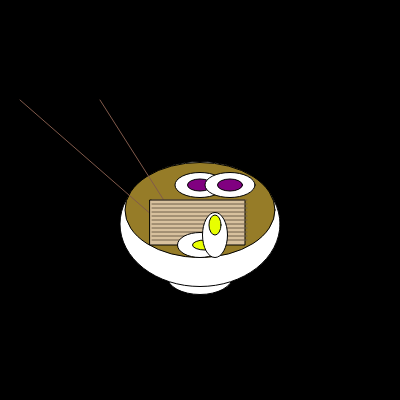
Frame 1 (no input)
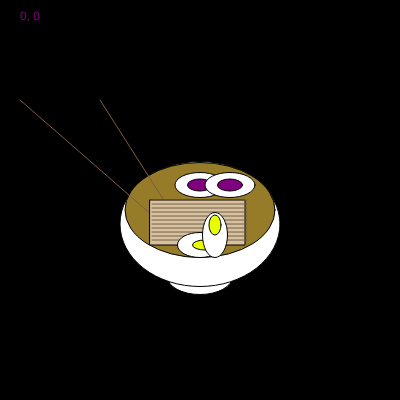
Frame 60 (no input)
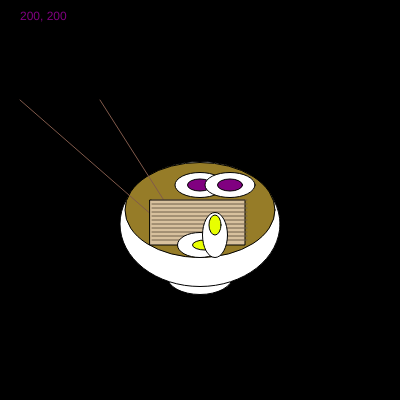
Frame 120 (the mouse pressed at the canvas centre since frame 60)

The p5.js sketch that drew these frames (run headless with seeded random() and noise() and a simulated clock; from frame 60 on, the mouse is pressed at the canvas centre):

// p5.js sketch
// ── sketch.js
function setup() {
  createCanvas(400, 400);
}

function draw() {
  background('black');
  
  //pointer ref
  text(`${mouseX}, ${mouseY}`, 20, 20);
  
  
  //bottom of the bowl
  fill('white');
  stroke(0);
  ellipse(200, 277, 65, 35);
  
  //the bowl itself
  fill('white');
  stroke(0);
  ellipse(200, 224, 160, 125);
  
  //the broth
  fill('#967C28');
  stroke(0);
  ellipse(200, 210, 150, 95)
  
    // The chop sticks
  fill('white');
  stroke('#815A4B');
  line(20, 100, 200, 257);
  
  fill('white');
  stroke('#815A4B');
  line(100, 100, 200, 257);
  
  //noodle block
  fill('#D8C19E');
  stroke(0);
  rect(150, 200, 95, 45)
  
  noodleLines();
  
  //Egg 1
  fill('#FFFFFF');
  stroke(0);
  ellipse(200, 245, 45, 25)
  fill('#E8FF00');
  stroke(0);
  ellipse(205, 245, 25, 10)
  
  //Egg 2
  fill('#FFFFFF');
  stroke(0);
  ellipse(215, 235, 25, 45)
  fill('#E8FF00');
  stroke(0);
  ellipse(215, 225, 12, 20)
  
  //Fish cake 1
  fill('white');
  stroke(0);
  ellipse(200, 185, 50, 25);
  fill('purple');
  stroke(0);
  ellipse(200, 185, 25, 12);
  
  //Fish cake 2
  fill('white');
  stroke(0);
  ellipse(230, 185, 50, 25);
  fill('purple');
  stroke(0);
  ellipse(230, 185, 25, 12);
  

  
  
}

// Noodle block line function
function noodleLines(){
  var counter = 0
  var x1 = 152
  var y1 = 243
  var x2 = 247
  var y2 = 200
  while (counter <= 10){
    stroke('#70614A');
    line(x1, y2, x2, y2);
    y1 += 4
    y2 += 4
    counter += 1
  }
  
}
